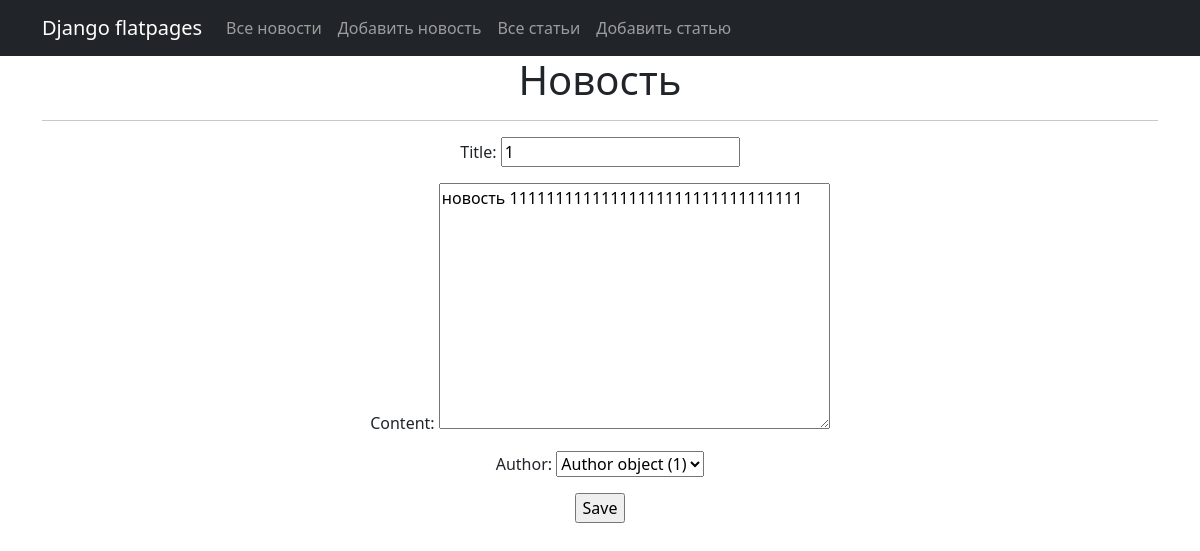
Screenshot of /news/2/update/ with the database file from the repository.
### news_site/models.py (models this page shows, shortened)
class Post (models.Model):
    time_in = models.DateTimeField(auto_now_add=True)
    title = models.CharField(max_length=100)
    content = models.TextField()
    category = models.ForeignKey(to='Category',on_delete=models.CASCADE,related_name='news')
    author = models.ForeignKey(to= 'Author', on_delete=models.CASCADE)

### news_site/views.py (the view)
# urls.py: path('<int:pk>/update/', PostUpdate.as_view(), name='post_update'),
class PostUpdate(UpdateView):
    model = Post
    form_class = PostForm
    template_name = 'news_edit.html'

### news_site/forms.py (shortened to what this page needs)
class PostForm(forms.ModelForm):
    class Meta:
        model = Post
        fields = [
            'title',
            'content',
            'author'
        ]

### templates/news_edit.html (shortened to what this page needs)
{% extends 'flatpages/default.html' %}
{% block content %}
<h1>Новость</h1>
<hr>
<form action="" method="post">
    {{ form.as_p }}
    <input type="submit" value="Save" />
</form>
{% endblock content %}

### rows the page displays
Post: title "1", content "новость 11111111111111111111111111111111", author "Author object (1)"
